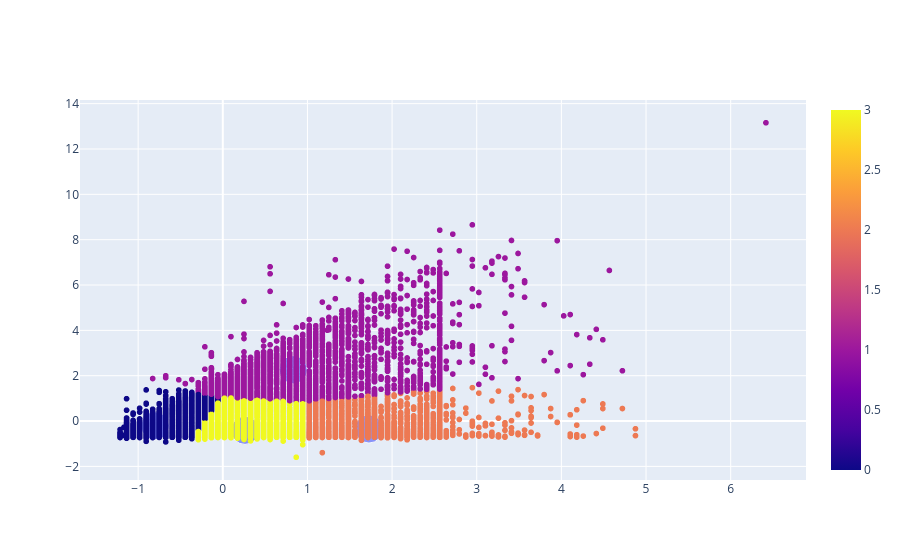

The notebook cell saved with this chart:
### Code cell
grafico1 = px.scatter(x = x_cartao[:, 0], y = x_cartao[:, 1], color = rotulos)
grafico2 = px.scatter(x = centroides[:, 0], y = centroides[:, 1], size=[4, 4, 4, 4])
grafico3 = go.Figure(data = grafico1.data + grafico2.data)
grafico3.show()

### Figure 1 — Plotly figure (JSON) as saved in the notebook; plotly's stock layout.template omitted (floating-point values rounded to 4 significant figures; data arrays with more than 128 entries replaced by an {"elided": "..."} marker saying what was removed)
{"data": [{"hovertemplate": "x=%{x}<br>y=%{y}<br>color=%{marker.color}<extra></extra>", "legendgroup": "", "marker": {"color": {"elided": "30000 int values"}, "coloraxis": "coloraxis", "symbol": "circle"}, "mode": "markers", "name": "", "showlegend": false, "type": "scattergl", "x": {"elided": "30000 float values"}, "xaxis": "x", "y": {"elided": "30000 float values"}, "yaxis": "y"}, {"hovertemplate": "x=%{x}<br>y=%{y}<br>size=%{marker.size}<extra></extra>", "legendgroup": "", "marker": {"color": "#636efa", "size": [4, 4, 4, 4], "sizemode": "area", "sizeref": 0.01, "symbol": "circle"}, "mode": "markers", "name": "", "orientation": "v", "showlegend": false, "type": "scatter", "x": [-0.8004, 0.8323, 1.726, 0.2626], "xaxis": "x", "y": [-0.2125, 2.264, -0.3463, -0.4072], "yaxis": "y"}], "layout": {}}
